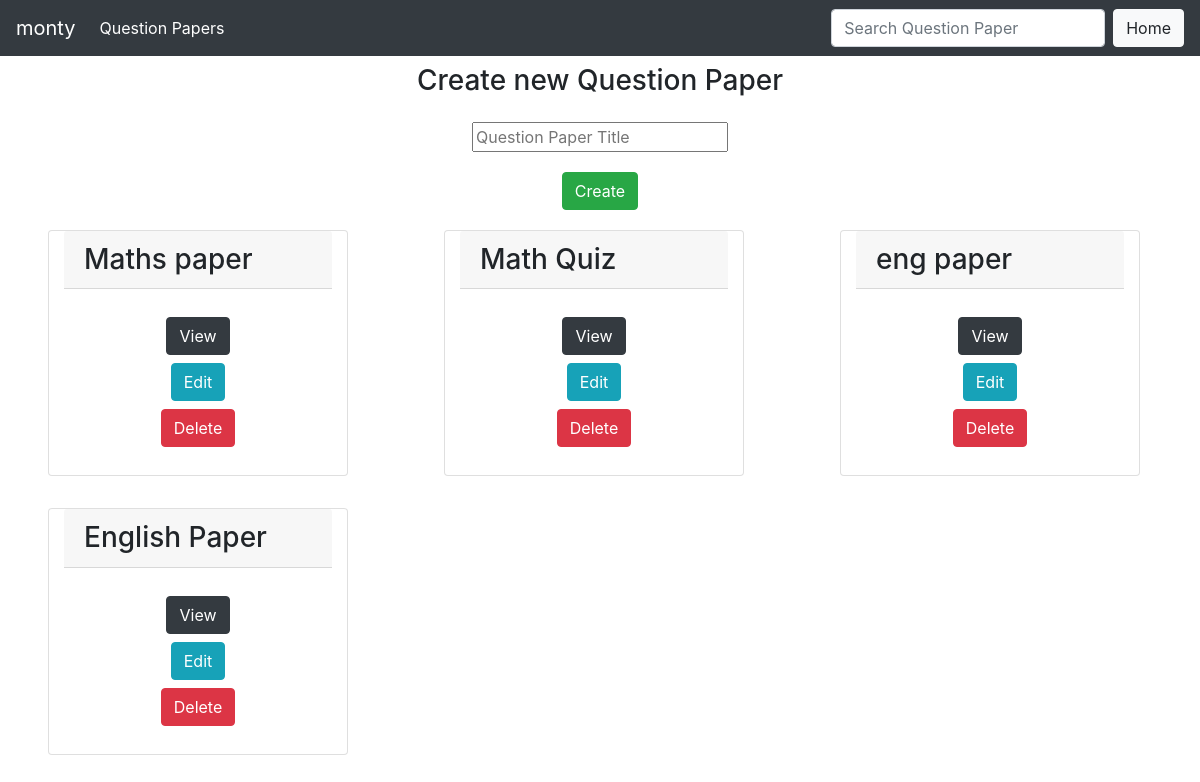
Screenshot of /prof/questionpaper (signed in) with the database file from the repository.
### main/models/question_paper.py (models this page shows, shortened)
class Question_Paper(models.Model):
    professor = models.ForeignKey(User, limit_choices_to={'groups__name': "Professor"}, on_delete=models.CASCADE)
    qPaperTitle = models.CharField(max_length=100)
    questions = models.ManyToManyField(Question_DB)

### prof/views/question_paper.py (the view)
def make_paper(request):
    prof = request.user
    if request.method == 'POST' and not request.POST.get('presence', False):
        add_question_in_paper(request)
    elif request.method == 'POST' and request.POST.get('presence', False):
        title = request.POST['title']
        Question_Paper.objects.filter(professor=prof, qPaperTitle=title).first().delete()
    return render(request, 'prof/question_paper/qpaper.html', {
        'qpaper_db': Question_Paper.objects.filter(professor=prof), 'prof': prof
    })

### prof/templates/prof/question_paper/qpaper.html (shortened to what this page needs)
{% extends 'prof/base/base.html' %}
{% load crispy_forms_tags %}
{% load static %}
{% block navbar_title %}{{ prof.username }}{% endblock navbar_title %}
{% block navitem_title %}Question Papers{% endblock navitem_title %}
{% block buttons %}
    <a class="btn btn-light" href="{% url 'prof:index' %}">Home</a>
{% endblock buttons %}
{% block searchInput %}
    <form class="form-inline my-2 my-lg-0">
        <input id='searchPaper' class="form-control mr-sm-2" type="search" placeholder="Search Question Paper" aria-label="Search">
    </form>
{% endblock searchInput %}
{% block body %}
    <div class="container-fluid">
        <div align='center'>
            <h3 class="my-2">Create new Question Paper</h3>
            <form method="POST" action="{% url 'prof:add_question_in_paper' %}">
                <input class="my-3" type="text" placeholder="Question Paper Title" name="qpaper"><br>
                <input class="btn btn-success my-1" type="submit" value="Create">
            </form>
        </div>
        <div class="row">
            {% for pap in qpaper_db %}
            <div class="card my-3 mx-5 col-sm-3">
                <h3 class="card-header">{{ pap.qPaperTitle }}</h3>
                <div align="center" class="card-body">
                    <form method="POST" action="{% url 'prof:view_paper' %}">
                        <input class="btn btn-dark my-2" type="submit" value="View">
                    </form>
                    <form method="POST" action="{% url 'prof:edit_paper' %}">
                        <input class="btn btn-info" type="submit" value="Edit">
                    </form>
                    <form method="POST">
                        <input class="btn btn-danger my-2" onclick="return confirm('Are you sure you want to delete this paper?')" type="submit" value="Delete">
                    </form>
                </div>
            </div>
            {% empty %}
            <h3>No Question Papers available</h3>
            {% endfor %}
        </div>
    </div>
{% endblock body %}

### rows the page displays
Question_Paper: qPaperTitle "Maths paper"
Question_Paper: qPaperTitle "Math Quiz"
Question_Paper: qPaperTitle "eng paper"
Question_Paper: qPaperTitle "English Paper"

### other values shown
{{ prof.username }} "monty"
